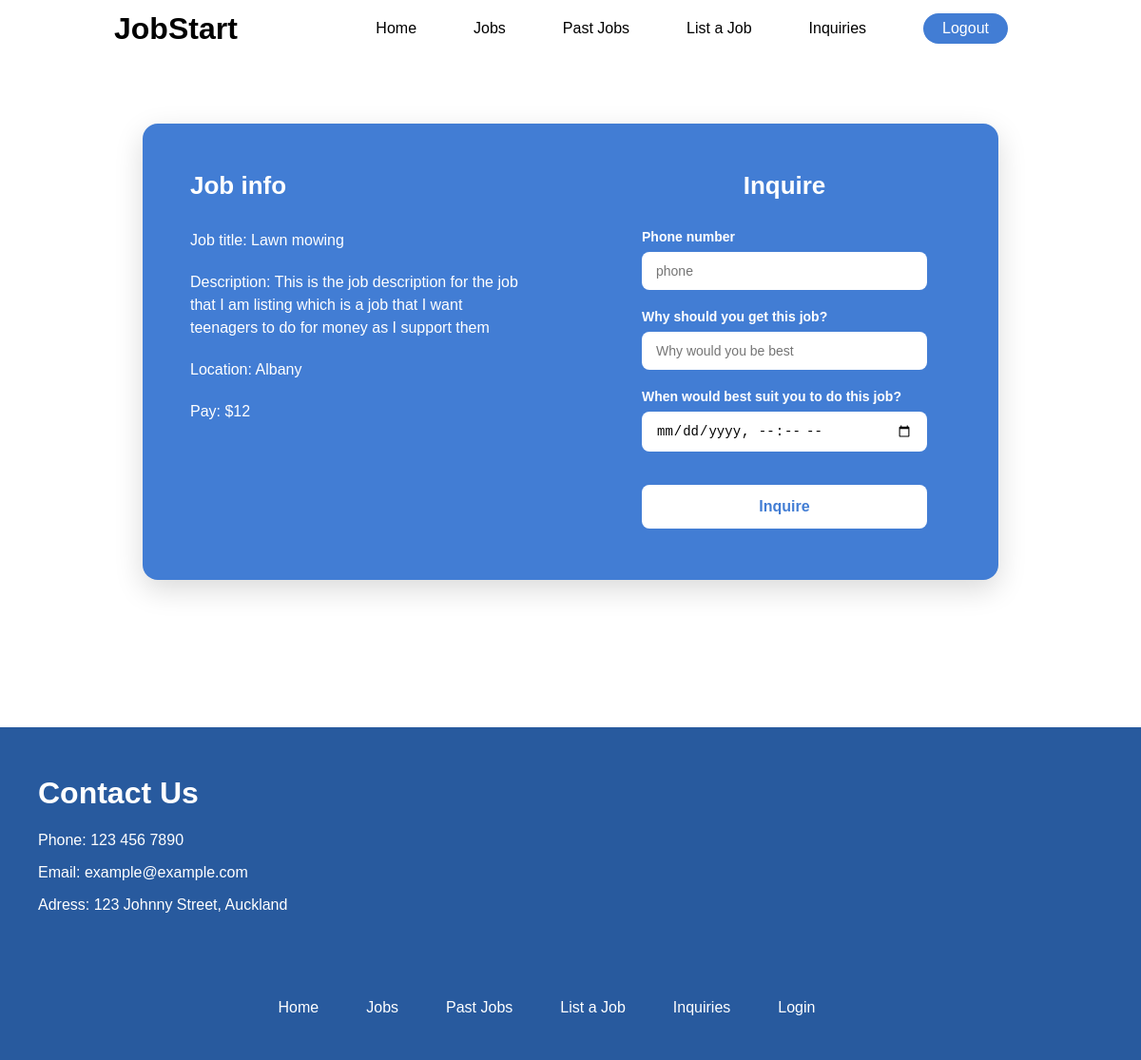
The page /job/48 (signed in) on the database its author committed.
### tables this page shows
CREATE TABLE jobs (user_id INTEGER REFERENCES users (user_id), job_id INTEGER PRIMARY KEY AUTOINCREMENT, job_desc TEXT, job_title TEXT, job_location TEXT, completed TEXT, pay NUMERIC);

### app.py (the view)
@app.route('/job/<int:job_id>')
def job_details(job_id):
    if 'user_email' not in session:
        return redirect('/login')
    conn = sqlite3.connect('app.db')
    conn.row_factory = sqlite3.Row
    cursor = conn.cursor()
    job = cursor.execute('SELECT * FROM jobs WHERE job_id = ?', (job_id,)).fetchone()
    conn.close()
    if job is None:
        abort(404)
    return render_template('job_details.html', job=job)

### templates/job_details.html (shortened to what this page needs)
{% extends 'layout.html' %}
{% block content %}
    <div class="inquire-content">
        <div class="inquire-info">
            <h1 class="inquire-info-title">Job info</h1>
            <p class="inquire-info-jobtitle">Job title: {{ job[3] }}</p>
            <p class="inquire-jobdesc">Description: {{ job[2] }}</p>
            <p class="inquire-location">Location: {{ job[4] }}</p>
            <p class="inquire-pay">Pay: ${{ job[6] }}</p>
        </div>
        <div class="inquire-userinput">
            <form class="inquire-form" method="POST" action="/inquire">
                <h1 class="inquire-form-title">Inquire</h1>
                <p class="inquire-p">Phone number</p>
                <input class="inquire-input" name="number" type="tel" placeholder="phone" required>
                <p class="inquire-p">Why should you get this job?</p>
                <input class="inquire-input" name="reason" placeholder="Why would you be best" required>
                <p class="inquire-p">When would best suit you to do this job?</p>
                <input class="inquire-input" name="date" type="datetime-local" required>
                <button class="inquire-form-btn" type="submit">Inquire</button>
            </form>
        </div>
    </div>
{% endblock %}

### static/style.css (style rules this page uses)
body { margin: 0; font-family: Arial; }
.inquire-content { display: flex; justify-content: center; align-items: stretch; width: 75%; min-height: 60vh; margin: 70px auto 155px; background-color: #427dd4; color: white; border-radius: 16px; box-shadow: 0 10px 30px rgba(0, 0, 0, 0.15); overflow: hidden; }
.inquire-info { width: 50%; padding: 50px; box-sizing: border-box; display: flex; flex-direction: column; justify-content: flex-start; }
.inquire-info-title { margin: 0 0 30px 0; font-size: 26px; height: 31px; }
.inquire-info-jobtitle, .inquire-jobdesc, .inquire-location, .inquire-pay { font-size: 16px; line-height: 1.5; margin: 0 0 20px 0; }
.inquire-userinput { width: 50%; padding: 50px; box-sizing: border-box; display: flex; justify-content: center; align-items: flex-start; }
.inquire-form { display: flex; flex-direction: column; width: 100%; max-width: 300px; }
.inquire-form-title { text-align: center; margin: 0 0 30px 0; font-size: 26px; height: 31px; }
.inquire-p { margin: 0 0 8px 0; font-size: 14px; font-weight: bold; }
.inquire-input { padding: 12px 15px; margin-bottom: 20px; border-radius: 8px; border: none; width: 100%; box-sizing: border-box; font-size: 14px; outline: none; }
.inquire-form-btn { margin-top: 15px; padding: 14px; border-radius: 8px; border: none; font-weight: bold; font-size: 16px; width: 100%; background-color: white; color: #427dd4; }

### rows shown on the page
jobs: job_title "Lawn mowing", job_desc "This is the job description for the job that I am listing which is a job that I want teenagers to do for money as I support them", job_location "Albany", pay "12"
